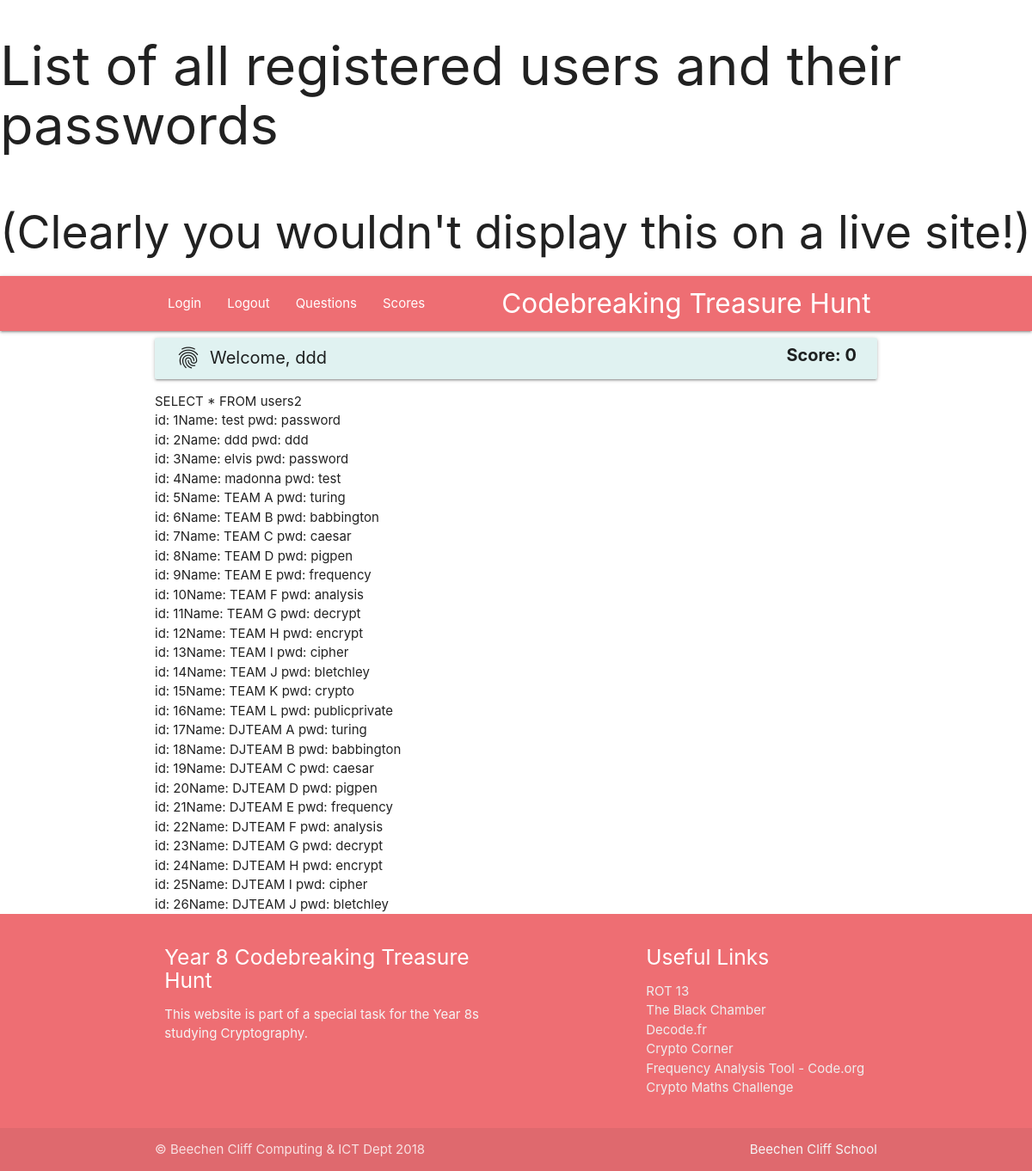
/listallusers.php (signed in), run on the app's committed database.
### tables this page shows
CREATE TABLE IF NOT EXISTS `users2` (
  `user_id` int(11) NOT NULL AUTO_INCREMENT,
  `username` varchar(100) NOT NULL,
  `password` varchar(100) NOT NULL,
  `FName` varchar(200) NOT NULL,
  `LName` varchar(200) NOT NULL,
  `Year` int(11) NOT NULL,
  `isStaff` tinyint(1) NOT NULL,
  `contact_info` text NOT NULL,
  `house_id` int(11) NOT NULL,
  PRIMARY KEY (`user_id`),
  KEY `house_id` (`house_id`)
);

### listallusers.php (the view, shortened to what this page needs)
<h1>List of all registered users and their passwords</h1>
<h2>(Clearly you wouldn't display this on a live site!)</h2>
<?php
include("includes/connectToDb.php");
include("includes/header.php");
$sql = "SELECT * FROM users2 " ;
echo $sql;
echo "<br>";
$result = $conn->query($sql);
if ($result->num_rows > 0) {
    while($row = $result->fetch_assoc()) {
        echo "id: " . $row["user_id"]. "Name: " . $row["username"]. " pwd: " . $row["password"]. "<br>";
    }
} else {
    echo "No data found!";
}
include("includes/footer.php"); ?>

### data on the page
users2: user_id "1", username "test", password "password"
users2: user_id "2", username "ddd", password "ddd"
users2: user_id "3", username "elvis", password "password"
users2: user_id "4", username "madonna", password "test"
users2: user_id "5", username "TEAM A", password "turing"
users2: user_id "6", username "TEAM B", password "babbington"
users2: user_id "7", username "TEAM C", password "caesar"
users2: user_id "8", username "TEAM D", password "pigpen"
users2: user_id "9", username "TEAM E", password "frequency"
users2: user_id "10", username "TEAM F", password "analysis"
users2: user_id "11", username "TEAM G", password "decrypt"
users2: user_id "12", username "TEAM H", password "encrypt"
users2: user_id "13", username "TEAM I", password "cipher"
users2: user_id "14", username "TEAM J", password "bletchley"
users2: user_id "15", username "TEAM K", password "crypto"
users2: user_id "16", username "TEAM L", password "publicprivate"
users2: user_id "17", username "DJTEAM A", password "turing"
users2: user_id "18", username "DJTEAM B", password "babbington"
users2: user_id "19", username "DJTEAM C", password "caesar"
users2: user_id "20", username "DJTEAM D", password "pigpen"
users2: user_id "21", username "DJTEAM E", password "frequency"
users2: user_id "22", username "DJTEAM F", password "analysis"
users2: user_id "23", username "DJTEAM G", password "decrypt"
users2: user_id "24", username "DJTEAM H", password "encrypt"
users2: user_id "25", username "DJTEAM I", password "cipher"
users2: user_id "26", username "DJTEAM J", password "bletchley"

### other printed values
$_SESSION["username"] "ddd"
$row["score"] "0"
$sql "SELECT * FROM users2"
